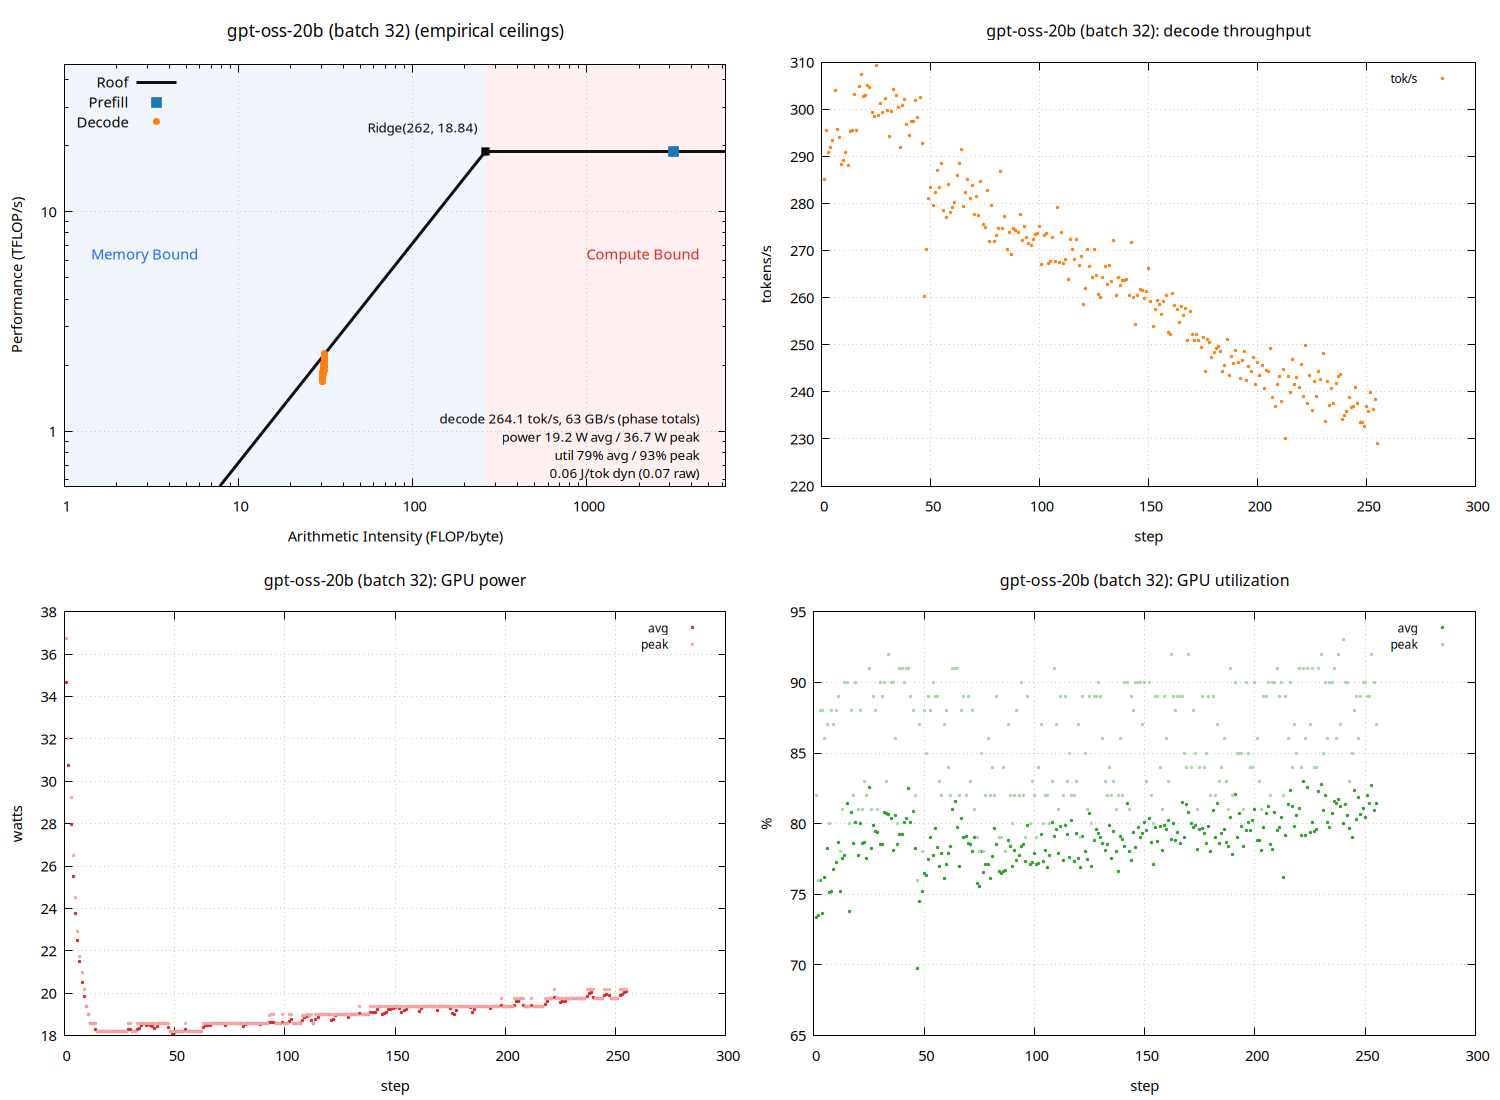

Reproduce this figure in gnuplot.
set terminal pngcairo size 1500,1100 enhanced font 'Sans,11'
set output 'sweep_thor_tf/gpt_b032_roofline.png'
set datafile separator "\t"
set datafile missing 'NaN'
set multiplot layout 2,2
unset label
unset object
unset arrow
set title "gpt-oss-20b (batch 32) (empirical ceilings)" font ',13'
set xlabel "Arithmetic Intensity (FLOP/byte)"
set ylabel "Performance (TFLOP/s)"
set logscale xy
set xrange [1:6316.27]
set yrange [0.561944:47.092]
set grid xtics ytics
set key top left
set object 1 rectangle from graph 0, graph 0 to first 262.025, graph 1 \
    fillcolor rgb '#dce9f7' fillstyle solid 0.45 noborder behind
set object 2 rectangle from first 262.025, graph 0 to graph 1, graph 1 \
    fillcolor rgb '#fbdcdc' fillstyle solid 0.45 noborder behind
set label 1 "Memory Bound" at graph 0.04, graph 0.55 left \
    textcolor rgb '#2563eb' font ',11'
set label 2 "Compute Bound" at graph 0.96, graph 0.55 right \
    textcolor rgb '#dc2626' font ',11'
set label 3 "Ridge(262, 18.84)" \
    at first 262.025, first 18.8368 right \
    point pointtype 5 pointsize 1.2 \
    offset character -1.5, character 1 font ',10'
set label 4 "decode 264.1 tok/s, 63 GB/s (phase totals)\npower 19.2 W avg / 36.7 W peak\nutil 79% avg / 93% peak\n0.06 J/tok dyn (0.07 raw)" at graph 0.96, graph 0.16 right font ',10'
peak_t = 18.8368
peak_b = 71.8892
roof(x) = (x * peak_b / 1000.0 < peak_t) ? x * peak_b / 1000.0 : peak_t
plot roof(x) with lines linewidth 3 linecolor rgb '#111111' title 'Roof', \
     'sweep_thor_tf/gpt_b032_roofline.dat' using 3:(strcol(2) eq 'prefill' ? $4 : 1/0) with points \
         pointtype 5 pointsize 1.6 linecolor rgb '#1f77b4' title 'Prefill', \
     'sweep_thor_tf/gpt_b032_roofline.dat' using 3:(strcol(2) eq 'decode' ? $4 : 1/0) with points \
         pointtype 7 pointsize 1.0 linecolor rgb '#ff7f0e' title 'Decode'

unset label
unset object
unset arrow
unset logscale
set xrange [*:*]
set yrange [*:*]
set title "gpt-oss-20b (batch 32): decode throughput" font ',12'
set xlabel "step"
set ylabel "tokens/s"
set grid xtics ytics
set key top right font ',9'
plot 'sweep_thor_tf/gpt_b032_roofline.dat' using 1:(strcol(2) eq 'decode' ? $5 : 1/0) with points pointtype 7 pointsize 0.4 linecolor rgb '#ff7f0e' title 'tok/s'

unset label
unset object
unset arrow
unset logscale
set xrange [*:*]
set yrange [*:*]
set title "gpt-oss-20b (batch 32): GPU power" font ',12'
set xlabel "step"
set ylabel "watts"
set grid xtics ytics
set key top right font ',9'
plot 'sweep_thor_tf/gpt_b032_roofline.dat' using 1:(strcol(2) eq 'decode' ? $6 : 1/0) with points pointtype 7 pointsize 0.4 linecolor rgb '#d62728' title 'avg', \
     'sweep_thor_tf/gpt_b032_roofline.dat' using 1:(strcol(2) eq 'decode' ? $8 : 1/0) with points pointtype 7 pointsize 0.4 linecolor rgb '#f4a6a6' title 'peak'

unset label
unset object
unset arrow
unset logscale
set xrange [*:*]
set yrange [*:*]
set title "gpt-oss-20b (batch 32): GPU utilization" font ',12'
set xlabel "step"
set ylabel "%"
set grid xtics ytics
set key top right font ',9'
plot 'sweep_thor_tf/gpt_b032_roofline.dat' using 1:(strcol(2) eq 'decode' ? $7 : 1/0) with points pointtype 7 pointsize 0.4 linecolor rgb '#2ca02c' title 'avg', \
     'sweep_thor_tf/gpt_b032_roofline.dat' using 1:(strcol(2) eq 'decode' ? $9 : 1/0) with points pointtype 7 pointsize 0.4 linecolor rgb '#a9d7a9' title 'peak'

unset multiplot
